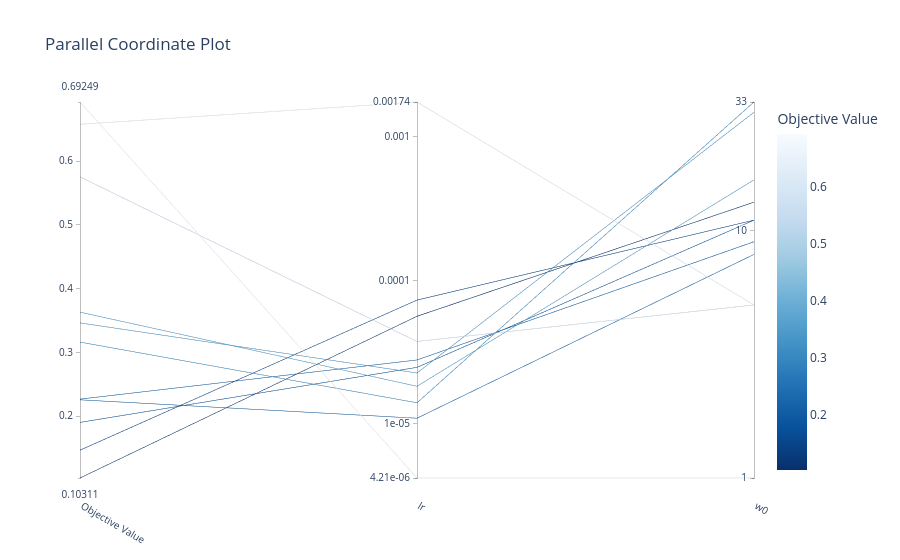

Notebook code for this chart:
### Code cell
plot_parallel_coordinate(study, params=["lr", "w0"])

### Figure 1 — Plotly figure (JSON) as saved in the notebook; plotly's stock layout.template omitted (floating-point values rounded to 4 significant figures)
{"data": [{"dimensions": [{"label": "Objective Value", "range": [0.1031, 0.6925], "values": [0.6925, 0.5751, 0.6576, 0.3162, 0.3462, 0.3631, 0.2267, 0.1903, 0.1467, 0.2257, 0.1031]}, {"label": "lr", "range": [-5.376, -2.758], "ticktext": ["4.21e-06", "1e-05", "0.0001", "0.001", "0.00174"], "tickvals": [-5.376, -5, -4, -3, -2.758], "values": [-5.376, -4.426, -2.758, -4.852, -4.645, -4.737, -4.554, -4.606, -4.137, -4.96, -4.25]}, {"label": "w0", "range": [0, 1.519], "ticktext": ["1", "10", "33"], "tickvals": [0, 1, 1.519], "values": [0, 0.699, 0.699, 1.519, 1.477, 1.204, 0.9542, 1.041, 1.041, 0.9031, 1.114]}], "labelangle": 30, "labelside": "bottom", "line": {"color": [0.6925, 0.5751, 0.6576, 0.3162, 0.3462, 0.3631, 0.2267, 0.1903, 0.1467, 0.2257, 0.1031], "colorbar": {"title": {"text": "Objective Value"}}, "colorscale": [[0, "rgb(247,251,255)"], [0.125, "rgb(222,235,247)"], [0.25, "rgb(198,219,239)"], [0.375, "rgb(158,202,225)"], [0.5, "rgb(107,174,214)"], [0.625, "rgb(66,146,198)"], [0.75, "rgb(33,113,181)"], [0.875, "rgb(8,81,156)"], [1, "rgb(8,48,107)"]], "reversescale": true, "showscale": true}, "type": "parcoords"}], "layout": {"title": {"text": "Parallel Coordinate Plot"}}}
